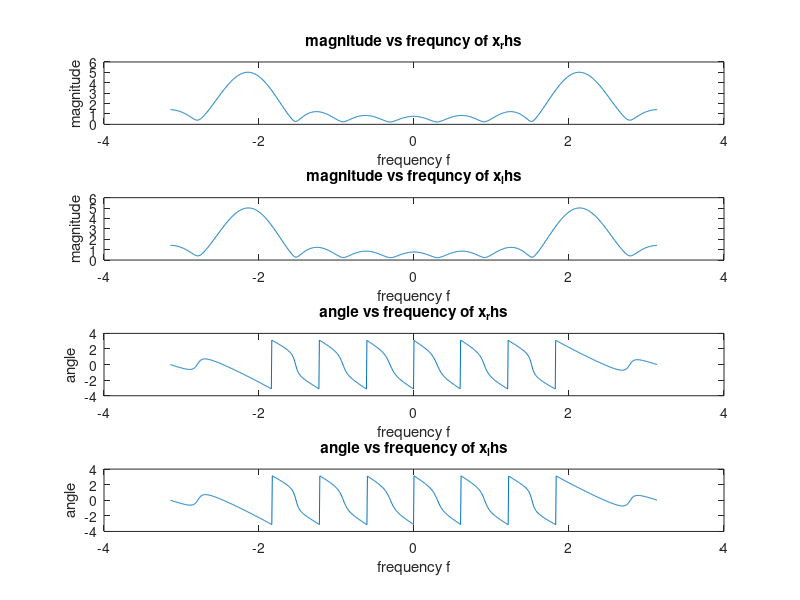

The MATLAB source for this figure:
% Function 1
n = 0:1:10;
w = 2*pi * (0:(1024-1)) / 1024;
w_prime = unwrap(fftshift(w) - 2*pi);
x_n = sin(n);

% X*(n)
x_lhs = fft(conj(x_n), 1024);

% X*(-w)
x_rhs = conj(fliplr(fft(x_n, 1024)));


% Plot
figure
subplot(4,1,1);
plot(w_prime, abs(x_rhs));
title('magnitude vs frequncy of x_rhs');
xlabel('frequency f');
ylabel('magnitude');

subplot(4,1,2);
plot(w_prime, abs(x_lhs));
title('magnitude vs frequncy of x_lhs');
xlabel('frequency f');
ylabel('magnitude');

subplot(4,1,3);
plot(w_prime, angle(x_rhs));
title('angle vs frequency of x_rhs');
xlabel('frequency f');
ylabel('angle');

subplot(4,1,4);
plot(w_prime, angle(x_lhs));
title('angle vs frequency of x_lhs');
xlabel('frequency f');
ylabel('angle');
